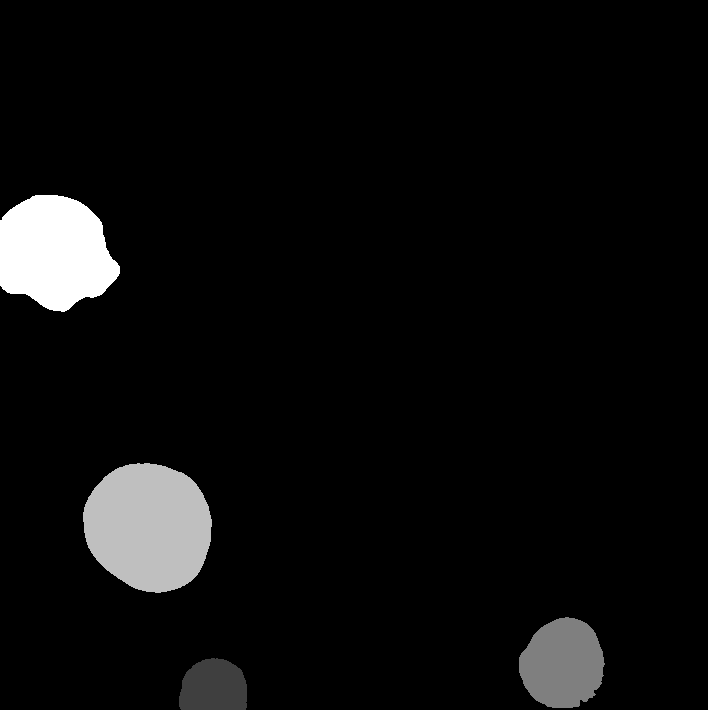
#> input picture data/masks/Z0246_S1_20241031093847.094186__B4_E10_P2_V5_L41.00.png, 708 x 710 px; its folder holds 2 pictures in this run
$ python mask2bbox.py
#> lines starting #> are read from the running program, lines starting #| are printed output that depends on the picture; after the words box and inside, x2 and y2 are one past the last pixel; in counts of white or black regions, pixels touching at a corner belong together; long printed decimals are rounded
import cv2
import numpy as np
import os
from tqdm import tqdm
import matplotlib.pyplot as plt
import matplotlib.patches as patches

# Define function to plot image with bounding box in yolo format
def plot_img_with_bbox_yolo(image, label_list, class_labels_dict=None, save_path=None):
    """
    Plot the given image with a bounding box in yolo format.
    yolo format: <class> <center_x> <center_y> <width> <height> (Normalised by image width and height)

    Parameters:
    image (numpy.ndarray): The input image to be plotted.
    label_list: The bounding box in yolo format.
    class_labels_dict: The class labels dictionary.
    Returns:
    None
    """

    # Plot the image
    plt.imshow(image)
    ax = plt.gca()
    for label in label_list:
        c, center_x, center_y, w, h = label.split(' ')
        # Convert string to float
        center_x, center_y, w, h = float(center_x), float(center_y), float(w), float(h)
        # Convert center_x, center_y, w, h to top, left, width, height
        w = w * image.shape[1]
        h = h * image.shape[0]
        center_x = center_x * image.shape[1]
        center_y = center_y * image.shape[0]
        # Convert center_x, center_y to left, bottom
        left = center_x - w/2
        bottom = center_y - h/2

        # Create a Rectangle patch
        rect = patches.Rectangle((left, bottom), w, h, linewidth=1, edgecolor='r', facecolor='none')
        # Add the rectangle to the plot
        ax.add_patch(rect)
        # Add the class label to the plot
        if class_labels_dict:
            ax.text(left, bottom, class_labels_dict[int(c)], color='r')
    plt.axis('off')
    plt.tight_layout()

    if save_path:
        plt.savefig(save_path)
    else:
        plt.show()

    plt.close()

project_path = './' # workstation
mask_path = project_path + '/data/masks/' # define path to MT labels


# get list of masks from the folder
masks_filenames = os.listdir(mask_path)

# load a mask image
i = 1
mask_image_path = os.path.join(mask_path, masks_filenames[i])
mask_image = cv2.imread(mask_image_path, cv2.IMREAD_UNCHANGED)
#> mask_image is the input picture: shape (710, 708); min 0, max 4, mean 0.191

# Check if the image was loaded successfully
if mask_image is None:
    raise FileNotFoundError(f"Image not found at path: {mask_image_path}")

# Print the shape of the mask image
print(mask_image.shape)
#| (710, 708)

# Print the maximum value in the mask image
num_masks_in_img = int(mask_image.max())
#> num_masks_in_img = 4

# plot the mask image
plt.imshow(mask_image, cmap='gray')
plt.axis('on')
plt.show()

# get bounding box of the mask
contours, _ = cv2.findContours(mask_image, cv2.RETR_EXTERNAL, cv2.CHAIN_APPROX_SIMPLE)
#> contours = 4 contours; box (x1, y1, x2, y2) and area: (83, 463, 212, 593) 12850, (0, 195, 120, 312) 10373, (519, 617, 605, 708) 5846, (179, 658, 247, 710) 2898

# Print the number of contours found in the mask image
print(f"Number of contours found: {len(contours)}")
#| Number of contours found: 4

bboxes = []
# get bounding boxes of the contours
for c in contours:
    x, y, w, h = cv2.boundingRect(c)
    print(f"Bounding box: x={x}, y={y}, w={w}, h={h}")
    bboxes.append((x, y, w, h))
#> this loop made 4 passes
#> (x, y, w, h) on passes 1 to 4: (179, 658, 68, 52), (519, 617, 86, 91), (83, 463, 129, 130), (0, 195, 120, 117)
#| Bounding box: x=179, y=658, w=68, h=52
#| Bounding box: x=519, y=617, w=86, h=91
#| Bounding box: x=83, y=463, w=129, h=130
#| Bounding box: x=0, y=195, w=120, h=117
#> after the loop, bboxes = [(179, 658, 68, 52), (519, 617, 86, 91), (83, 463, 129, 130), (0, 195, 120, 117)]

# plot mask with bounding boxes
mask_with_bboxes = mask_image.copy()
for bbox in bboxes:
    x, y, w, h = bbox
    cv2.rectangle(mask_with_bboxes, (x, y), (x + w, y + h), (num_masks_in_img+1, 0, 0), 2)
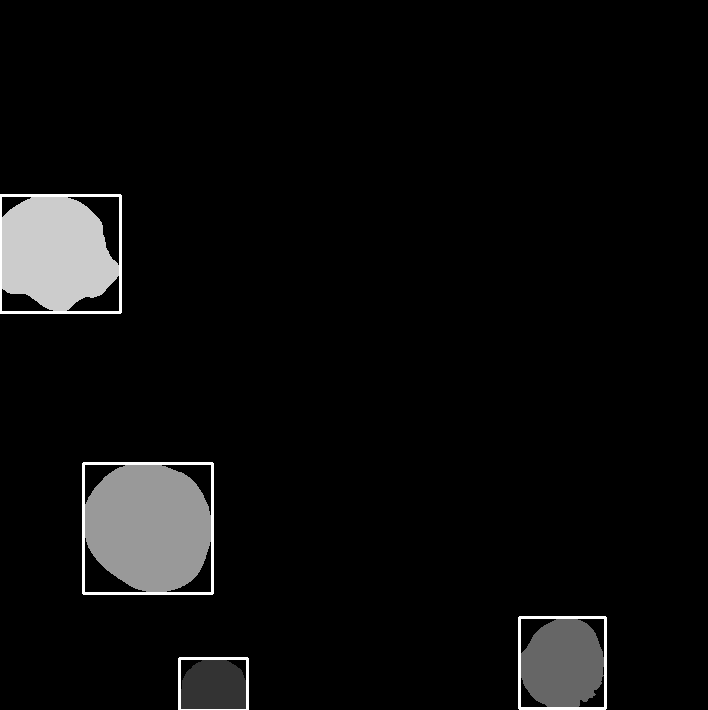
#> mask_with_bboxes: shape (710, 708); 0.89% of pixels changed, all inside (x1, y1, x2, y2) = (0, 194, 607, 710); drawn with min black and max white

plt.imshow(mask_with_bboxes, cmap='gray')
plt.axis('on')
plt.show()

# get labels in yolo format to write in a text file ...

label_list = []
for box in bboxes:
    bbox_x, bbox_y, bbox_w, bbox_h = box
    # print('Bounding box: x={}, y={}, w={}, h={}'.format(bbox_x, bbox_y, bbox_w, bbox_h))

    # convert boundingbox to coco format (top, left, w, h) -> center_x, center_y, w, h (normalised by image width and height)
    coco_bbox = [bbox_x + bbox_w/2, bbox_y + bbox_h/2, bbox_w, bbox_h]
    # normalise by image width and height
    coco_bbox[0] = coco_bbox[0] / mask_image.shape[1]
    coco_bbox[1] = coco_bbox[1] / mask_image.shape[0]
    coco_bbox[2] = coco_bbox[2] / mask_image.shape[1]
    coco_bbox[3] = coco_bbox[3] / mask_image.shape[0]
    # print('COCO bounding box: ' + str(coco_bbox))

    # create bounding box label in txt format ie. <class> <center_x> <center_y> <width> <height>
    label_list.append('0 ' + ' '.join([str(i) for i in coco_bbox]))
#> this loop made 4 passes
#> (bbox_x, bbox_y, bbox_w, bbox_h) on passes 1 to 4: (179, 658, 68, 52), (519, 617, 86, 91), (83, 463, 129, 130), (0, 195, 120, 117)
#> after the loop, label_list = 4 items

# print the label list
print("Label list in yolo format:")
print(label_list)
#| ['0 0.3008 0.9634 0.09605 0.07324', '0 0.7938 0.9331 0.1215 0.1282', '0 0.2083 0.7437 0.1822 0.1831', '0 0.08475 0.357 0.1695 0.1648']

# plot the image with bounding boxes
plot_img_with_bbox_yolo(mask_image, label_list, class_labels_dict=None, save_path=None)
#> the loop in plot_img_with_bbox_yolo, `for label in label_list:` made 4 passes
#> (center_x, center_y, w, h, left, bottom) on passes 1 to 4: (213, 684, 68, 52, 179, 658), (562, 662.5, 86, 91, 519, 617), (147.5, 528, 129, 130, 83, 463), (60, 253.5, 120, 117, 0, 195)
#> in plot_img_with_bbox_yolo, `plt.show()`:
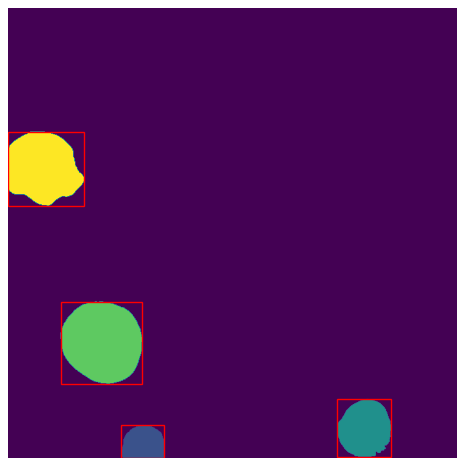
#> figure drawn by matplotlib, 1 panel
